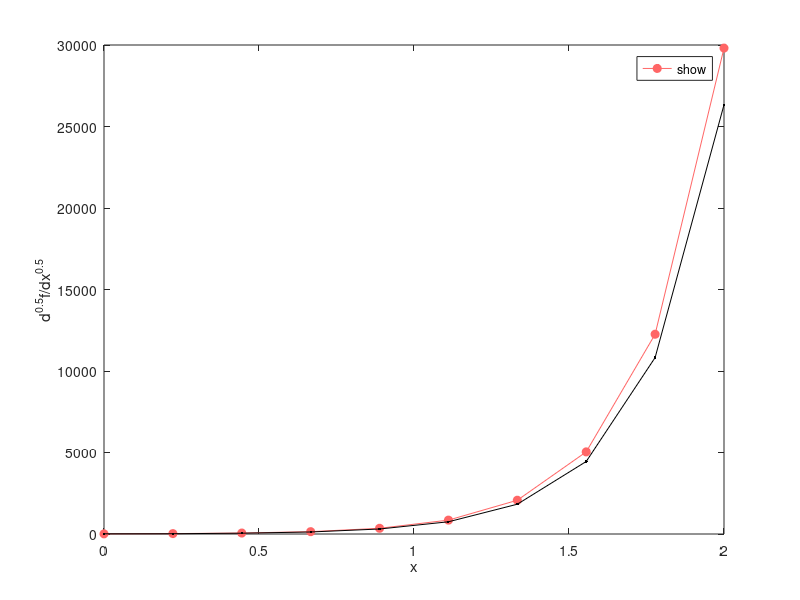

MATLAB code to generate this figure:
% Code 4-7 | Fractional Differentiation (uniform grid)
clc; clear
n = 10;                                
X = linspace(0,2,n);                   %uniform grid
F = 5*exp(4*X);                        %function numerical data
r = 0.5;                               %fractional derivative order r<1
%Method_________________________________________________________________
h = X(2)-X(1);
J = 1:n-1;
B = J.^(1-r)-(J-1).^(1-r);
C = [B(1), B(2:end)-B(1:end-1)];
R = [B(1), zeros(1,n-2)];
D = [zeros(1,n-1); toeplitz(C,R)];
D = h^-r/gamma(2-r)*[ [1;-B(:)], D ];
Fr = D*F(:);                           %numerical differentiation
%Validation_____________________________________________________________
Fra = 10*exp(4*X).'; %analytical differntiation (calculate based on f & r)
e = norm(Fr./Fra-1,inf);               %relative error
%Illustration___________________________________________________________
figure(1); clf
plot(X,Fra,'linestyle','-','Color',[1 0.4 0.4],...
    'Marker','o','MarkerFaceColor',[1 0.4 0.4],...
    'displayname','Analytical'); hold on
plot(X,Fr,'linestyle','-','Color','k',...
    'Marker','.','MarkerFaceColor','k',...
    'displayname',['Numerical, error = ',num2str(e)]);
xlabel('x'); ylabel(['d^{' num2str(r) '}f/dx^{' num2str(r) '}']);
legend('show','location','best');
